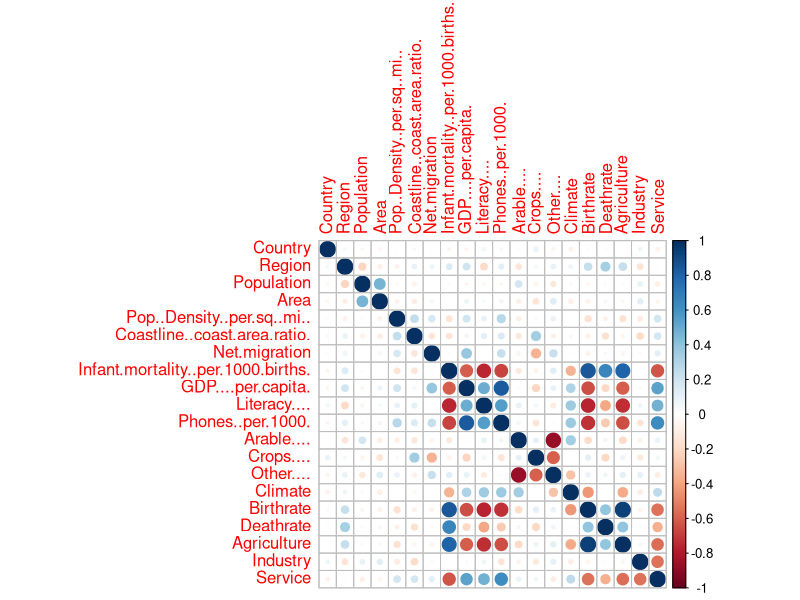
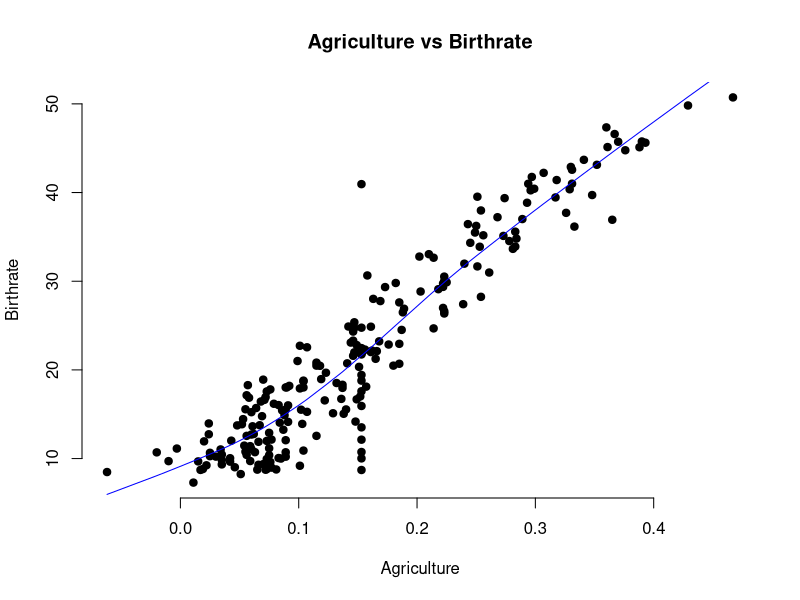

The R script that drew these images, in order:
library(corrplot)
elements <- read.csv("./countries.csv", head = TRUE,",")

df <- data.frame(elements)

df[df==""] <- NA
#replacing NA values with mean of their column
for(i in 1:ncol(df))
{
  df[is.na(df[,i]), i] <- mean(df[,i], na.rm = TRUE)
}
matrix <- data.matrix(df);
correlation_matrix <- cor(matrix);
correlation_matrix

corrplot(correlation_matrix)
plot(df$Agriculture, df$Birthrate, main = "Agriculture vs Birthrate",
     xlab = "Agriculture", ylab = "Birthrate",
     pch = 19, frame = FALSE)
lines(lowess(df$Agriculture, df$Birthrate), col = "blue")

relation <- lm(Agriculture~Birthrate,df)
relation